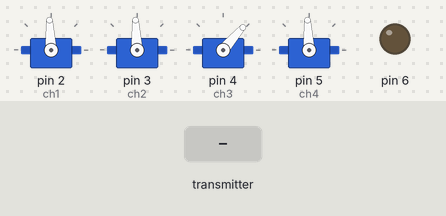
A sketch run on a simulated Arduino Uno, built with avr-gcc and run on an emulated ATmega328P. Shown: 4 × servo, output pins drawn as LEDs (lit = HIGH). Inputs (shaded band) come from the test bench. No radio packets arrive unless stated.

Above: at 1.2 s.
1.3 s: the transmitter starts sending throttle = 64
At 1.9 s:
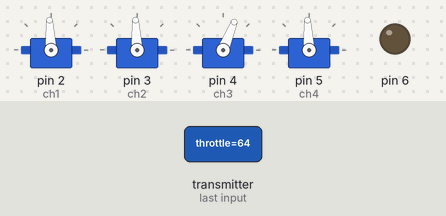
2.8 s: the transmitter starts sending pitch = 0
At 4.0 s:
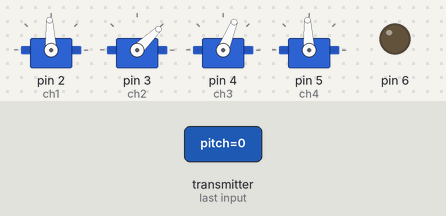
4.3 s: the transmitter starts sending roll = 0
At 5.4 s:
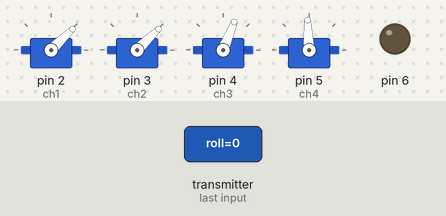
5.8 s: the transmitter starts sending yaw = 0
At 6.5 s:
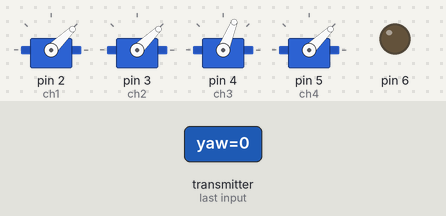
7.3 s: the transmitter starts sending throttle = 0
At 7.7 s:
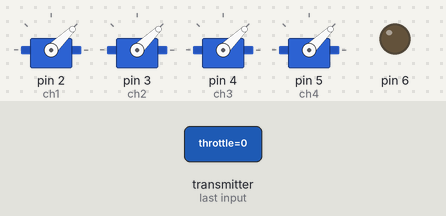
8.8 s: the transmitter starts sending pitch = 64
At 10.0 s:
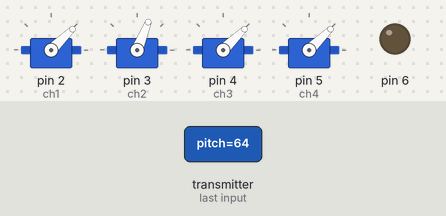
Timing chart, 0 to 11.3 s (numbered marks = the images above; inputs shaded):
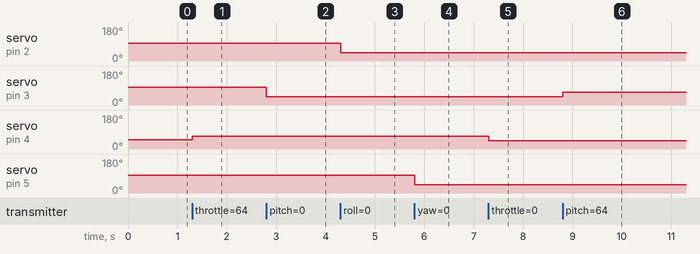

Measured:
- after the input at 1.3 s, servo on pin 4 (ch3): 49° → 68° at once
- after the input at 2.8 s, servo on pin 3 (ch2): 93° → 44° at once
- after the input at 4.3 s, servo on pin 2 (ch1): 93° → 44° at once
- after the input at 5.8 s, servo on pin 5 (ch4): 93° → 44° at once
- after the input at 7.3 s, servo on pin 4 (ch3): 68° → 44° at once
- after the input at 8.8 s, servo on pin 3 (ch2): 44° → 68° at once

The sketch:

drone_1.ino
```cpp
/* projet fin cycle 2020/2021
 *  HABOUSSI Zineddine
 *  Difli Zakaria
 *  Mouacher Abderazak
 *  USDB L3 ELEC
 *  réalisation d'un drone
 *  code alternative pour commander les moteurs
 */

#include <SPI.h>
#include <nRF24L01.h>
#include <RF24.h>
#include <Servo.h>

int ch_width_1 = 0;
int ch_width_2 = 0;
int ch_width_3 = 0;
int ch_width_4 = 0;
int ch_width_5 = 0;
int ch_width_6 = 0;

Servo ch1;
Servo ch2;
Servo ch3;
Servo ch4;
Servo ch5;
Servo ch6;

struct Signal  {
byte throttle;
byte pitch;
byte roll;
byte yaw;
byte aux1;
byte aux2;
};

Signal data;

const uint64_t pipeIn = 0xE9E8F0F0E1LL;
RF24 radio(8, 7);

void ResetData()
{

data.roll = 127;
data.pitch = 127;
data.throttle = 12;
data.yaw = 127;

}

void setup()
{

  ch1.attach(2);
  ch2.attach(3);
  ch3.attach(4);
  ch4.attach(5);


  ResetData();
  radio.begin();
  radio.openReadingPipe(1,pipeIn);
  radio.setAutoAck(false);
  radio.setDataRate(RF24_250KBPS);
  radio.setPALevel(RF24_PA_HIGH);
  radio.startListening();
  pinMode(6,OUTPUT);

}

unsigned long lastRecvTime = 0;

void recvData()
{
while ( radio.available() ) {
radio.read(&data, sizeof(Signal));
lastRecvTime = millis();
}
}

void loop()
{
recvData();
unsigned long now = millis();
if ( now - lastRecvTime > 1000 ) {
ResetData();
}

ch_width_4 = map(data.yaw,      0, 255, 1000, 2000);     // pin D5 (PWM signal)
ch_width_2 = map(data.pitch,    0, 255, 1000, 2000);     // pin D3 (PWM signal)
ch_width_3 = map(data.throttle, 0, 255, 1000, 2000);     // pin D4 (PWM signal)
ch_width_1 = map(data.roll,     0, 255, 1000, 2000);     // pin D2 (PWM signal)

// Write the PWM signal
ch1.writeMicroseconds(ch_width_1);
ch2.writeMicroseconds(ch_width_2);
ch3.writeMicroseconds(ch_width_3);
ch4.writeMicroseconds(ch_width_4);

}
```
